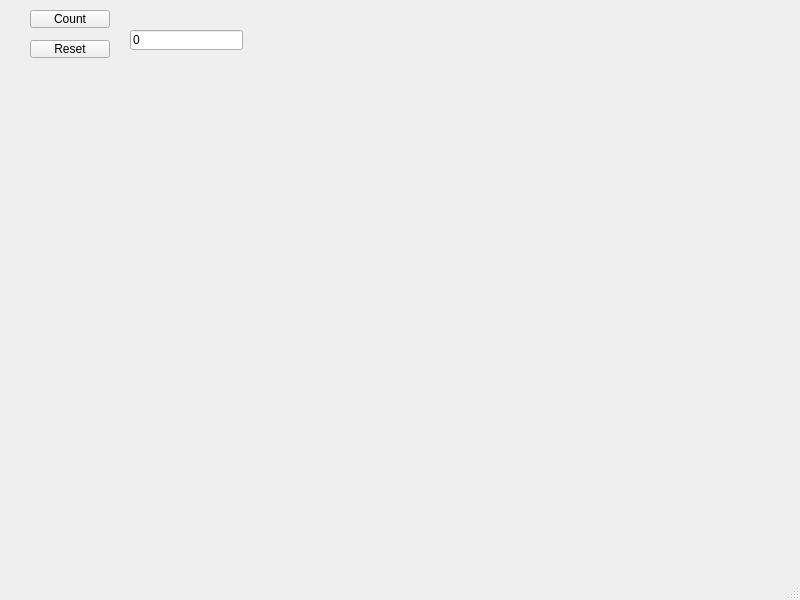
<?xml version="1.0" encoding="UTF-8"?>
<ui version="4.0">
 <class>MainWindow</class>
 <widget class="QMainWindow" name="MainWindow">
  <property name="geometry">
   <rect>
    <x>0</x>
    <y>0</y>
    <width>800</width>
    <height>600</height>
   </rect>
  </property>
  <property name="windowTitle">
   <string>Viikkotehtava counter</string>
  </property>
  <widget class="QWidget" name="centralwidget">
   <widget class="QPushButton" name="countButton">
    <property name="geometry">
     <rect>
      <x>30</x>
      <y>10</y>
      <width>80</width>
      <height>18</height>
     </rect>
    </property>
    <property name="text">
     <string>Count</string>
    </property>
   </widget>
   <widget class="QPushButton" name="resetButton">
    <property name="geometry">
     <rect>
      <x>30</x>
      <y>40</y>
      <width>80</width>
      <height>18</height>
     </rect>
    </property>
    <property name="text">
     <string>Reset</string>
    </property>
   </widget>
   <widget class="QLineEdit" name="countEdit">
    <property name="geometry">
     <rect>
      <x>130</x>
      <y>30</y>
      <width>113</width>
      <height>20</height>
     </rect>
    </property>
    <property name="text">
     <string>0</string>
    </property>
   </widget>
  </widget>
  <widget class="QMenuBar" name="menubar">
   <property name="geometry">
    <rect>
     <x>0</x>
     <y>0</y>
     <width>800</width>
     <height>17</height>
    </rect>
   </property>
  </widget>
  <widget class="QStatusBar" name="statusbar"/>
 </widget>
 <resources/>
 <connections/>
</ui>
